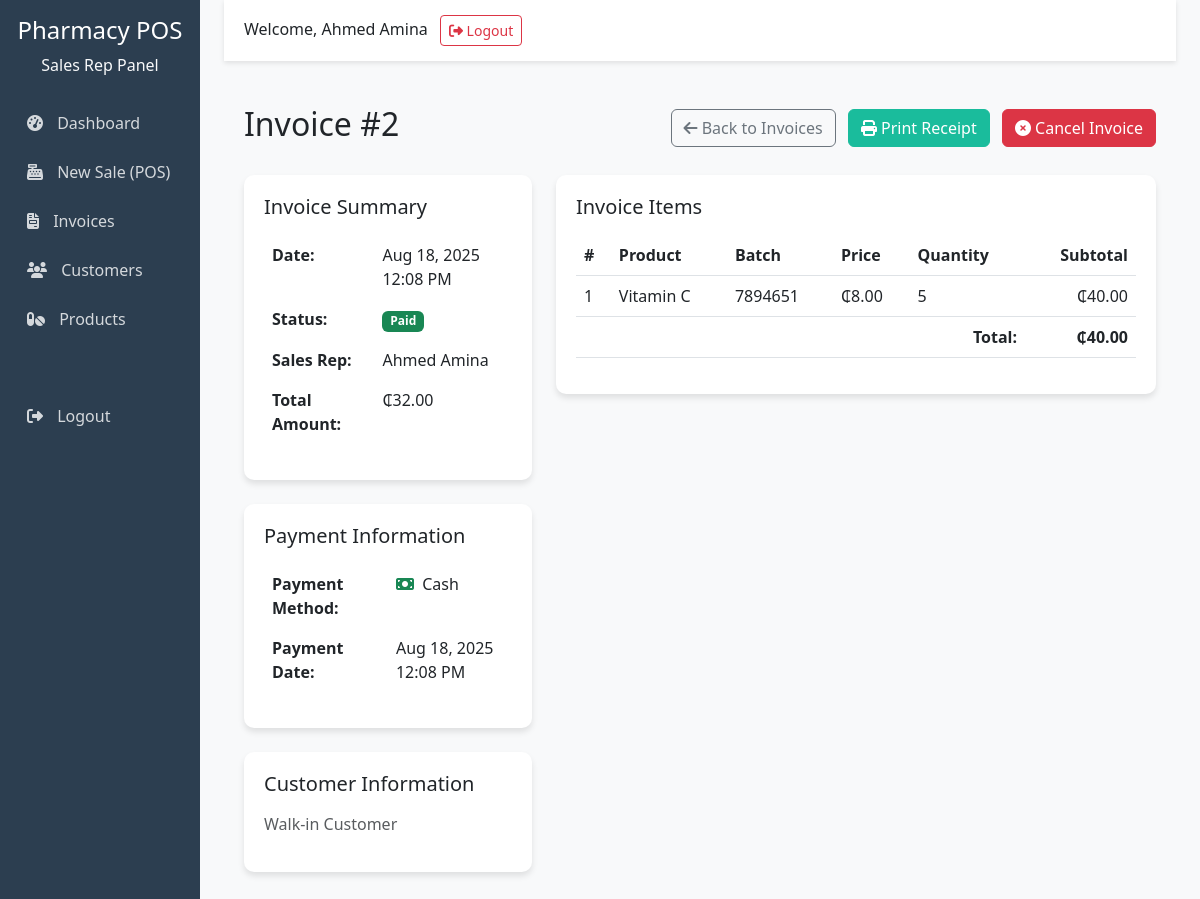
Page /sales_rep/dashboard/invoice_details.php?id=2 (signed in) on the committed database.
### tables this page shows
CREATE TABLE `users` (
  `user_id` int(11) NOT NULL,
  `role` enum('sales_rep','manager') DEFAULT NULL,
  `name` varchar(100) NOT NULL,
  `email` varchar(100) DEFAULT NULL,
  `phone` varchar(30) DEFAULT NULL,
  `password` varchar(255) NOT NULL,
  `status` enum('active','inactive') DEFAULT 'active',
  `created_at` timestamp NOT NULL DEFAULT current_timestamp()
);

CREATE TABLE `invoices` (
  `invoice_id` int(11) NOT NULL,
  `customer_id` int(11) DEFAULT NULL,
  `user_id` int(11) NOT NULL,
  `total_amount` decimal(10,2) NOT NULL,
  `payment_status` enum('pending','paid','cancelled') DEFAULT 'pending',
  `created_at` timestamp NOT NULL DEFAULT current_timestamp()
);

CREATE TABLE `payments` (
  `payment_id` int(11) NOT NULL,
  `invoice_id` int(11) NOT NULL,
  `payment_method` enum('cash','mobile_money','paystack') NOT NULL,
  `amount` decimal(10,2) NOT NULL,
  `transaction_ref` varchar(100) DEFAULT NULL,
  `paid_at` timestamp NOT NULL DEFAULT current_timestamp()
);

CREATE TABLE `invoice_items` (
  `invoice_item_id` int(11) NOT NULL,
  `invoice_id` int(11) NOT NULL,
  `product_id` int(11) NOT NULL,
  `quantity` int(11) NOT NULL,
  `price` decimal(10,2) NOT NULL,
  `subtotal` decimal(10,2) NOT NULL
);

CREATE TABLE `products` (
  `product_id` int(11) NOT NULL,
  `supplier_id` int(11) NOT NULL,
  `name` varchar(150) NOT NULL,
  `category` varchar(100) DEFAULT NULL,
  `batch_no` varchar(50) DEFAULT NULL,
  `expiry_date` date DEFAULT NULL,
  `stock_qty` int(11) DEFAULT 0,
  `reorder_level` int(11) DEFAULT 5,
  `cost_price` decimal(10,2) NOT NULL,
  `selling_price` decimal(10,2) NOT NULL,
  `created_at` timestamp NOT NULL DEFAULT current_timestamp()
);

### sales_rep/dashboard/invoice_details.php (the view, shortened to what this page needs)
<?php
include_once '../include/head.php';
$invoice_id = (int)$_GET['id'];
$invoice_query = "SELECT i.*, c.name as customer_name, c.phone as customer_phone, c.email as customer_email,
                 u.name as sales_rep_name
                 FROM invoices i
                 LEFT JOIN customers c ON i.customer_id = c.customer_id
                 LEFT JOIN users u ON i.user_id = u.user_id
                 WHERE i.invoice_id = '$invoice_id'";
$invoice_result = mysqli_query($conn, $invoice_query);
$invoice = mysqli_fetch_assoc($invoice_result);
$items_query = "SELECT ii.*, p.name as product_name, p.batch_no
                FROM invoice_items ii
                LEFT JOIN products p ON ii.product_id = p.product_id
                WHERE ii.invoice_id = '$invoice_id'";
$items_result = mysqli_query($conn, $items_query);
$payment_query = "SELECT * FROM payments WHERE invoice_id = '$invoice_id'";
$payment_result = mysqli_query($conn, $payment_query);
$payment = mysqli_fetch_assoc($payment_result);
?>
<div class="d-flex justify-content-between align-items-center mb-4">
    <h2>Invoice #<?php echo $invoice_id; ?></h2>
    <div>
        <a href="invoices.php" class="btn btn-outline-secondary">
            <i class="fas fa-arrow-left"></i> Back to Invoices
        </a>
        <a href="print_invoice.php?id=<?php echo $invoice_id; ?>" class="btn btn-primary ms-2">
            <i class="fas fa-print"></i> Print Receipt
        </a>
        <?php if ($invoice['payment_status'] != 'cancelled'): ?>
            <button type="button" class="btn btn-danger ms-2" data-bs-toggle="modal" data-bs-target="#cancelModal">
                <i class="fas fa-times-circle"></i> Cancel Invoice
            </button>
        <?php endif; ?>
    </div>
</div>
<div class="row">
    <div class="col-md-4">
        <div class="dashboard-card bg-white mb-4">
            <h5 class="mb-3">Invoice Summary</h5>
            <table class="table table-borderless">
                <tr>
                    <th>Date:</th>
                    <td><?php echo date('M d, Y h:i A', strtotime($invoice['created_at'])); ?></td>
                </tr>
                <tr>
                    <th>Status:</th>
                    <td>
                        <?php if ($invoice['payment_status'] == 'paid'): ?>
                            <span class="badge bg-success">Paid</span>
                        <?php elseif ($invoice['payment_status'] == 'cancelled'): ?>
                            <span class="badge bg-danger">Cancelled</span>
                        <?php else: ?>
                            <span class="badge bg-warning text-dark">Pending</span>
                        <?php endif; ?>
                    </td>
                </tr>
                <tr>
                    <th>Sales Rep:</th>
                    <td><?php echo htmlspecialchars($invoice['sales_rep_name']); ?></td>
                </tr>
                <tr>
                    <th>Total Amount:</th>
                    <td>₵<?php echo number_format($invoice['total_amount'], 2); ?></td>
                </tr>
            </table>
        </div>
        <?php if ($payment): ?>
            <div class="dashboard-card bg-white mb-4">
                <h5 class="mb-3">Payment Information</h5>
                <table class="table table-borderless">
                    <tr>
                        <th>Payment Method:</th>
                        <td>
                            <?php
                            switch ($payment['payment_method']) {
                                case 'cash':
                                    echo '<i class="fas fa-money-bill text-success me-1"></i> Cash';
                                    break;
                            }
                            ?>
                        </td>
                    </tr>
                    <tr>
                        <th>Payment Date:</th>
                        <td><?php echo date('M d, Y h:i A', strtotime($payment['paid_at'])); ?></td>
                    </tr>
                </table>
            </div>
        <?php endif; ?>
        <div class="dashboard-card bg-white">
            <h5 class="mb-3">Customer Information</h5>
            <?php if ($invoice['customer_id']): ?>
                <table class="table table-borderless">
                    <tr>
                        <th>Name:</th>
                        <td><?php echo htmlspecialchars($invoice['customer_name']); ?></td>
                    </tr>
                    <?php if (!empty($invoice['customer_phone'])): ?>
                        <tr>
                            <th>Phone:</th>
                            <td><?php echo htmlspecialchars($invoice['customer_phone']); ?></td>
                        </tr>
                    <?php endif; ?>
                    <?php if (!empty($invoice['customer_email'])): ?>
                        <tr>
                            <th>Email:</th>
                            <td><?php echo htmlspecialchars($invoice['customer_email']); ?></td>
                        </tr>
                    <?php endif; ?>
                </table>
            <?php else: ?>
                <p class="text-muted">Walk-in Customer</p>
            <?php endif; ?>
        </div>
    </div>
    <div class="col-md-8">
        <div class="dashboard-card bg-white">
            <h5 class="mb-3">Invoice Items</h5>
            <div class="table-responsive">
                <table class="table">
                    <thead>
                        <tr>
                            <th>#</th>
                            <th>Product</th>
                            <th>Batch</th>
                            <th>Price</th>
                            <th>Quantity</th>
                            <th class="text-end">Subtotal</th>
                        </tr>
                    </thead>
                    <tbody>
                        <?php
                        $counter = 1;
                        $total = 0;
                        while ($item = mysqli_fetch_assoc($items_result)):
                            $total += $item['subtotal'];
                        ?>
                            <tr>
                                <td><?php echo $counter++; ?></td>
                                <td><?php echo htmlspecialchars($item['product_name']); ?></td>
                                <td><?php echo htmlspecialchars($item['batch_no']); ?></td>
                                <td>₵<?php echo number_format($item['price'], 2); ?></td>
                                <td><?php echo $item['quantity']; ?></td>
                                <td class="text-end">₵<?php echo number_format($item['subtotal'], 2); ?></td>
                            </tr>
                        <?php endwhile; ?>
                    </tbody>
                    <tfoot>
                        <tr>
                            <th colspan="5" class="text-end">Total:</th>
                            <th class="text-end">₵<?php echo number_format($total, 2); ?></th>
                        </tr>
                    </tfoot>
                </table>
            </div>
        </div>
    </div>
</div>
<?php
include_once '../include/footer.php';
?>

### sales_rep/include/head.php (shortened to what this page needs)
<?php
include_once '../../config/database.php';
$user_id = $_SESSION['user_id'];
$query = "SELECT * FROM users WHERE user_id = '$user_id'";
$result = mysqli_query($conn, $query);
$user = mysqli_fetch_assoc($result);
?>
<!DOCTYPE html>
<html lang="en">
<head>
    <link href="https://cdn.jsdelivr.net/npm/bootstrap@5.3.0/dist/css/bootstrap.min.css" rel="stylesheet">
    <link rel="stylesheet" href="https://cdnjs.cloudflare.com/ajax/libs/font-awesome/6.4.0/css/all.min.css">
</head>
<body>
    <div class="container-fluid">
        <div class="row">
            <div class="col-md-3 col-lg-2 d-md-block sidebar collapse">
                <div class="position-sticky pt-3">
                    <div class="text-center mb-4">
                        <h4>Pharmacy POS</h4>
                        <p class="text-light">Sales Rep Panel</p>
                    </div>
                    <ul class="nav flex-column">
                        <li class="nav-item">
                            <a class="nav-link <?php echo basename($_SERVER['PHP_SELF']) == 'index.php' ? 'active' : ''; ?>" href="index.php">
                                <i class="fas fa-tachometer-alt"></i> Dashboard
                            </a>
                        </li>
                        <li class="nav-item">
                            <a class="nav-link <?php echo basename($_SERVER['PHP_SELF']) == 'pos.php' ? 'active' : ''; ?>" href="pos.php">
                                <i class="fas fa-cash-register"></i> New Sale (POS)
                            </a>
                        </li>
                        <li class="nav-item">
                            <a class="nav-link <?php echo basename($_SERVER['PHP_SELF']) == 'invoices.php' ? 'active' : ''; ?>" href="invoices.php">
                                <i class="fas fa-file-invoice"></i> Invoices
                            </a>
                        </li>
                        <li class="nav-item">
                            <a class="nav-link <?php echo basename($_SERVER['PHP_SELF']) == 'customers.php' ? 'active' : ''; ?>" href="customers.php">
                                <i class="fas fa-users"></i> Customers
                            </a>
                        </li>
                        <li class="nav-item">
                            <a class="nav-link <?php echo basename($_SERVER['PHP_SELF']) == 'products.php' ? 'active' : ''; ?>" href="products.php">
                                <i class="fas fa-pills"></i> Products
                            </a>
                        </li>
                        <li class="nav-item mt-5">
                            <a class="nav-link" href="../login/logout.php">
                                <i class="fas fa-sign-out-alt"></i> Logout
                            </a>
                        </li>
                    </ul>
                </div>
            </div>
            <div class="col-md-9 col-lg-10 ms-sm-auto px-md-4">
                <div class="top-bar d-flex justify-content-between align-items-center mb-4">
                    <div>
                        <span class="me-2">Welcome, <?php echo htmlspecialchars($user['name']); ?></span>
                        <a href="../login/logout.php" class="btn btn-sm btn-outline-danger">
                            <i class="fas fa-sign-out-alt"></i> Logout
                        </a>
                    </div>
                </div>
                <div class="content-area">

### sales_rep/include/head.php (style rules this page uses)
:root { --primary: #2c3e50; --secondary: #1abc9c; --light: #ecf0f1; --dark: #34495e; }
body { background-color: #f8f9fa; font-family: 'Segoe UI', Tahoma, Geneva, Verdana, sans-serif; }
.sidebar { background-color: var(--primary); min-height: 100vh; color: white; }
.sidebar .nav-link { color: rgba(255, 255, 255, 0.8); margin-bottom: 5px; border-radius: 5px; padding: 10px 15px; }
.sidebar .nav-link i { margin-right: 10px; }
.content-area { padding: 20px; }
.dashboard-card { border-radius: 10px; padding: 20px; box-shadow: 0 4px 6px rgba(0, 0, 0, 0.1); margin-bottom: 20px; transition: transform 0.2s; }
.top-bar { background-color: white; padding: 15px 20px; box-shadow: 0 2px 5px rgba(0, 0, 0, 0.1); }
.btn-primary { background-color: var(--secondary); border-color: var(--secondary); }

### rows in the picture
users: name "Ahmed Amina"
invoices: created_at "Aug 18, 2025 12:08 PM", user.name "Ahmed Amina", total_amount "32.00"
payments: paid_at "Aug 18, 2025 12:08 PM"
invoice_items: product.name "Vitamin C", product.batch_no "7894651", price "8.00", quantity "5", subtotal "40.00"

### other values in the picture
$invoice_id "2"
$total "40.00"
